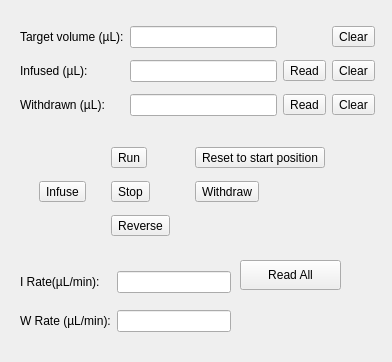
<?xml version="1.0" encoding="UTF-8"?>
<ui version="4.0">
 <class>Pump11EliteWindow</class>
 <widget class="QDialog" name="Pump11EliteWindow">
  <property name="geometry">
   <rect>
    <x>0</x>
    <y>0</y>
    <width>392</width>
    <height>362</height>
   </rect>
  </property>
  <property name="windowTitle">
   <string>Pump 11 Elite</string>
  </property>
  <widget class="QWidget" name="layoutWidget">
   <property name="geometry">
    <rect>
     <x>20</x>
     <y>20</y>
     <width>355</width>
     <height>104</height>
    </rect>
   </property>
   <layout class="QGridLayout" name="gridLayout_volume">
    <item row="1" column="3">
     <widget class="QToolButton" name="button_read_volume_infuse">
      <property name="text">
       <string>Read</string>
      </property>
     </widget>
    </item>
    <item row="1" column="4">
     <widget class="QToolButton" name="button_clear_volume_infuse">
      <property name="text">
       <string>Clear</string>
      </property>
     </widget>
    </item>
    <item row="0" column="4">
     <widget class="QToolButton" name="button_clear_volume_target">
      <property name="text">
       <string>Clear</string>
      </property>
     </widget>
    </item>
    <item row="2" column="3">
     <widget class="QToolButton" name="button_read_volume_withdraw">
      <property name="text">
       <string>Read</string>
      </property>
     </widget>
    </item>
    <item row="2" column="4">
     <widget class="QToolButton" name="button_clear_volume_withdraw">
      <property name="text">
       <string>Clear</string>
      </property>
     </widget>
    </item>
    <item row="0" column="0">
     <widget class="QLabel" name="label_volume_target">
      <property name="text">
       <string>Target volume (µL):</string>
      </property>
     </widget>
    </item>
    <item row="0" column="1">
     <widget class="QLineEdit" name="lineEdit_volume_target">
      <property name="readOnly">
       <bool>false</bool>
      </property>
     </widget>
    </item>
    <item row="1" column="0">
     <widget class="QLabel" name="label_volume_infuse">
      <property name="text">
       <string>Infused (µL):</string>
      </property>
     </widget>
    </item>
    <item row="1" column="1">
     <widget class="QLineEdit" name="lineEdit_volume_infuse">
      <property name="readOnly">
       <bool>true</bool>
      </property>
     </widget>
    </item>
    <item row="2" column="0">
     <widget class="QLabel" name="label_volume_withdrawn">
      <property name="text">
       <string>Withdrawn (µL):</string>
      </property>
     </widget>
    </item>
    <item row="2" column="1">
     <widget class="QLineEdit" name="lineEdit_volume_withdraw">
      <property name="readOnly">
       <bool>true</bool>
      </property>
     </widget>
    </item>
   </layout>
  </widget>
  <widget class="QToolButton" name="button_read_all">
   <property name="geometry">
    <rect>
     <x>240</x>
     <y>260</y>
     <width>101</width>
     <height>30</height>
    </rect>
   </property>
   <property name="text">
    <string>Read All</string>
   </property>
  </widget>
  <widget class="QWidget" name="gridLayoutWidget_2">
   <property name="geometry">
    <rect>
     <x>20</x>
     <y>260</y>
     <width>211</width>
     <height>84</height>
    </rect>
   </property>
   <layout class="QGridLayout" name="gridLayout_rate">
    <item row="0" column="1">
     <widget class="QLineEdit" name="lineEdit_rate_infuse">
      <property name="readOnly">
       <bool>false</bool>
      </property>
     </widget>
    </item>
    <item row="1" column="0">
     <widget class="QLabel" name="label_rate_withdraw">
      <property name="text">
       <string>W Rate (µL/min):</string>
      </property>
     </widget>
    </item>
    <item row="1" column="1">
     <widget class="QLineEdit" name="lineEdit_rate_withdraw">
      <property name="readOnly">
       <bool>false</bool>
      </property>
     </widget>
    </item>
    <item row="0" column="0">
     <widget class="QLabel" name="label_rate_infuse">
      <property name="text">
       <string>I Rate(µL/min):</string>
      </property>
     </widget>
    </item>
   </layout>
  </widget>
  <widget class="QWidget" name="gridLayoutWidget_4">
   <property name="geometry">
    <rect>
     <x>20</x>
     <y>140</y>
     <width>324</width>
     <height>104</height>
    </rect>
   </property>
   <layout class="QGridLayout" name="gridLayout_move">
    <item row="1" column="0">
     <widget class="QToolButton" name="button_infuse">
      <property name="text">
       <string>Infuse</string>
      </property>
     </widget>
    </item>
    <item row="0" column="1">
     <widget class="QToolButton" name="button_run">
      <property name="enabled">
       <bool>true</bool>
      </property>
      <property name="text">
       <string>Run</string>
      </property>
     </widget>
    </item>
    <item row="1" column="1">
     <widget class="QToolButton" name="button_stop">
      <property name="enabled">
       <bool>true</bool>
      </property>
      <property name="text">
       <string>Stop</string>
      </property>
     </widget>
    </item>
    <item row="1" column="2">
     <widget class="QToolButton" name="button_withdraw">
      <property name="text">
       <string>Withdraw</string>
      </property>
     </widget>
    </item>
    <item row="2" column="1">
     <widget class="QToolButton" name="button_reverse">
      <property name="enabled">
       <bool>true</bool>
      </property>
      <property name="text">
       <string>Reverse</string>
      </property>
     </widget>
    </item>
    <item row="0" column="2">
     <widget class="QToolButton" name="button_reset_to_start">
      <property name="text">
       <string>Reset to start position</string>
      </property>
     </widget>
    </item>
   </layout>
  </widget>
 </widget>
 <resources/>
 <connections/>
</ui>
